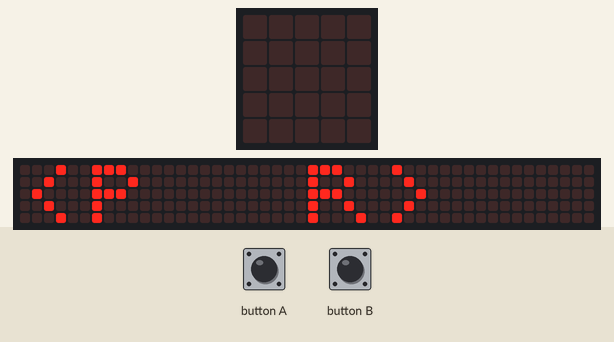
Bench run of a program on a simulated BBC micro:bit (MakeCode). Parts: the board's 5×5 LED display, a strip that is not on the board, showing the scrolling text unrolled. The test bench sets the inputs (shaded band). Random numbers come from a fixed seed; the 48×5 strip is a reading aid, not a part: it shows the text the display is scrolling, unrolled, one strip-width of it at a time.

Above: at 5.9 s.
7.6 s: button A pressed for 0.15 s
At 8.4 s:
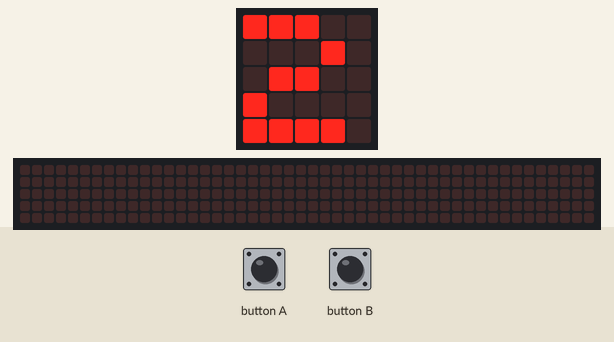
10.7 s: button B pressed for 0.15 s
At 10.92 s:
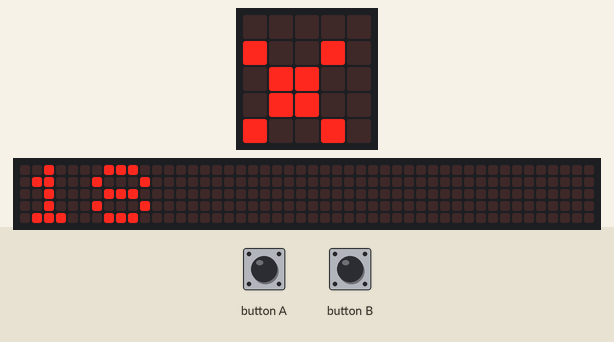
11.4 s: button B pressed for 0.15 s
At 13.92 s:
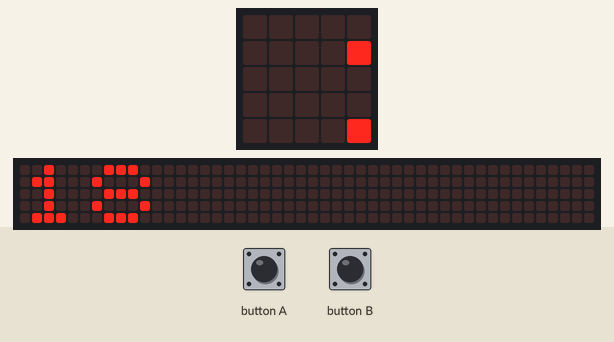

The program:

main.ts
```typescript
input.onButtonPressed(Button.A, function on_button_pressed_a() {

    num1 = randint(0, 10)
    num2 = randint(0, 10)
    basic.showNumber(num1)
    basic.pause(1000)
    basic.showString("x")
    basic.pause(1000)
    basic.showNumber(num2)
    basic.pause(1000)
    basic.showString("= ???")
})
input.onButtonPressed(Button.B, function on_button_pressed_b() {
    basic.showNumber(num1 * num2)
})
let num2 = 0
let num1 = 0
basic.showString("<P  R>")
```

test.ts
```typescript
// testes vão aqui; isto não será compilado quando este pacote for usado como uma extensão.
```

Measured:
- after the input at 7.6 s, the display: changes after 0.15 s (image 1)
- what the display in image 0 shows lasts 0.4 s, from 5.9 s to 6.3 s
- what the display in image 1 shows lasts 1.7 s, from 7.8 s to 9.5 s
